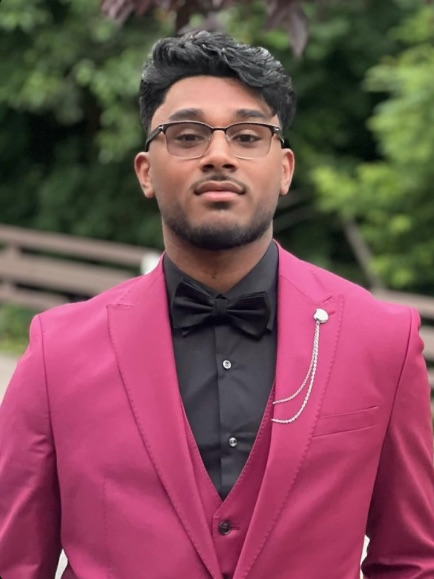
#> input picture source-photo.jpg, 434 x 579 px
$ python make_ascii_svg.py ../source-photo.jpg
#> lines starting #> are read from the running program, lines starting #| are printed output that depends on the picture
#!/usr/bin/env python3
"""Render the prepped portrait as an animated ASCII-art SVG.

The image is downsampled to a character grid. Brightness drives character
density (dark pixels -> dense glyphs, white background -> blank space), so the
portrait emerges as monochrome "ink" that reads on both light and dark GitHub
themes. Each row is revealed by a staggered left-to-right wipe (SMIL), and the
animation freezes on its final frame.

Usage:
  python scripts/make_ascii_svg.py [source-prepped.png]

Output:
  seeron-ascii.svg
"""
from __future__ import annotations

import html
import sys
from pathlib import Path

import numpy as np
from PIL import Image

SRC_DEFAULT = "source-prepped.png"
OUT = "seeron-ascii.svg"

# Density ramp: index 0 = lightest (blank), last = darkest (most ink).
RAMP = " .`:-=+*cs#%@"

# Character grid width (columns). Rows are derived to preserve aspect.
COLS = 92
# Monospace cell geometry (em fractions). Courier-like advance width ~0.6em,
# line height 1.15em -> each cell is roughly twice as tall as wide.
CHAR_W = 0.60
LINE_H = 1.15
FONT_PX = 13.0

# Background is white after prep; treat near-white as blank space.
WHITE_CUTOFF = 244
# Contrast-stretch percentiles computed over the subject (non-white) pixels.
LO_PCT, HI_PCT = 4, 96

# Ink colour: pure WHITE on dark themes, pure BLACK on light themes.
# The always-visible "base" layer is drawn at reduced opacity (static-safe on
# any renderer); the full-opacity "lit" layer wipes in per row on top.
INK_DARK = "#ffffff"      # white on a dark background
INK_LIGHT = "#000000"     # black on a light background
BASE_OPACITY = 0.55       # resting visibility of the base layer
BG = "none"               # transparent background
WIPE_DUR = 0.5            # seconds for one row to wipe in
ROW_STAGGER = 0.026       # seconds between consecutive rows starting


def load_grid(src: Path):
    img = Image.open(src).convert("L")
    aspect = img.height / img.width
    rows = max(1, int(round(COLS * aspect * (CHAR_W / LINE_H))))
    small = img.resize((COLS, rows), Image.LANCZOS)
    return np.asarray(small, dtype=np.float32), rows


def to_chars(gray: np.ndarray) -> list[str]:
    bg_mask = gray >= WHITE_CUTOFF
    subject = gray[~bg_mask]
    if subject.size:
        lo = float(np.percentile(subject, LO_PCT))
        hi = float(np.percentile(subject, HI_PCT))
    else:
        lo, hi = 0.0, 255.0
    if hi <= lo:
        hi = lo + 1.0
    # Normalize brightness to 0..1, then invert so dark -> more ink.
    norm = np.clip((gray - lo) / (hi - lo), 0.0, 1.0)
    ink = 1.0 - norm
    idx = np.rint(ink * (len(RAMP) - 1)).astype(int)

    lines = []
    for r in range(gray.shape[0]):
        chars = []
        for c in range(gray.shape[1]):
            if bg_mask[r, c]:
                chars.append(" ")
            else:
                chars.append(RAMP[idx[r, c]])
        # Trim trailing spaces (keeps the SVG smaller; leading kept for align).
        lines.append("".join(chars).rstrip())
    return lines


def build_svg(lines: list[str], rows: int) -> str:
    char_w = FONT_PX * CHAR_W
    line_h = FONT_PX * LINE_H
    width = round(COLS * char_w, 1)
    height = round(rows * line_h + FONT_PX * 0.4, 1)

    # Per-row wipe delays applied only to the "lit" layer.
    delays = "\n".join(
        f"  #l{i}{{animation-delay:{round(i * ROW_STAGGER, 3)}s}}"
        for i, line in enumerate(lines) if line
    )

    style = f"""<style>
  text{{font-family:'Courier New',Courier,monospace;font-size:{FONT_PX}px;white-space:pre}}
  .base{{fill:{INK_DARK};opacity:{BASE_OPACITY}}}
  .lit{{fill:{INK_DARK};animation:wipe {WIPE_DUR}s cubic-bezier(.4,0,.2,1) both}}
  @keyframes wipe{{from{{clip-path:inset(0 100% 0 0)}}to{{clip-path:inset(0 0 0 0)}}}}
  @media (prefers-color-scheme: light){{
    .base{{fill:{INK_LIGHT}}}
    .lit{{fill:{INK_LIGHT}}}
  }}
  @media (prefers-reduced-motion: reduce){{.lit{{animation:none;clip-path:none}}}}
{delays}
</style>"""

    def layer(group_cls: str, text_cls: str, id_prefix: str | None) -> list[str]:
        # group_cls carries inherited fill; per-row animation must live on the
        # individual <text> elements (with ids) so the stagger delays apply.
        out = [f'<g class="{group_cls}" xml:space="preserve">']
        for i, line in enumerate(lines):
            if not line:
                continue
            y = round((i + 0.82) * line_h, 2)
            text = html.escape(line, quote=True)
            attrs = ""
            if id_prefix:
                attrs += f'id="{id_prefix}{i}" '
            if text_cls:
                attrs += f'class="{text_cls}" '
            out.append(
                f'<text {attrs}x="0" y="{y}" '
                f'textLength="{round(len(line) * char_w, 2)}" '
                f'lengthAdjust="spacingAndGlyphs">{text}</text>'
            )
        out.append("</g>")
        return out

    parts = [
        f'<svg xmlns="http://www.w3.org/2000/svg" '
        f'viewBox="0 0 {width} {height}" width="{width}" height="{height}" '
        f'role="img" aria-label="ASCII portrait of Seeron Sivashankar">',
        style,
        f'<rect width="100%" height="100%" fill="{BG}"/>',
    ]
    parts += layer("base", "", None)     # always-visible dim portrait (group fill)
    parts += layer("", "lit", "l")       # bright portrait, wipes in per row
    parts.append("</svg>")
    return "\n".join(parts)


def main() -> None:
    src = Path(sys.argv[1]) if len(sys.argv) > 1 else Path(SRC_DEFAULT)
    if not src.exists():
        sys.exit(f"[ascii] prepped image not found: {src} (run prep_photo.py first)")
    gray, rows = load_grid(src)
#> in load_grid, `img = Image.open(src).convert("L")`:
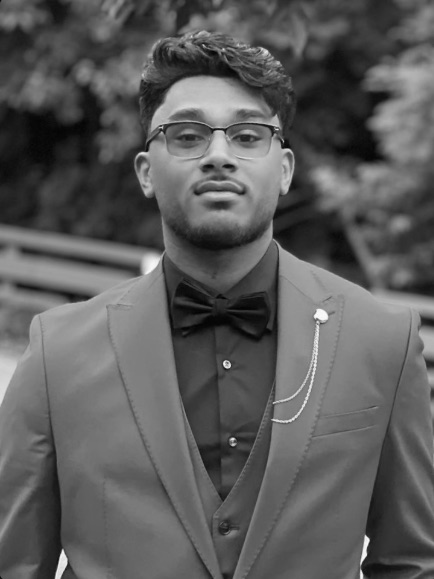
#> img: PIL image 434x579 L; min 2, max 252, mean 91.9
#> in load_grid, `small = img.resize((COLS, rows), Image.LANCZOS)`:
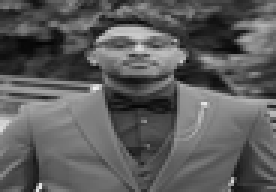
#> small: PIL image 92x64 L (shown 3 times larger); min 5, max 240, mean 91.9
#> rows = 64
    lines = to_chars(gray)
#> in to_chars, `bg_mask = gray >= WHITE_CUTOFF`: bg_mask: shape (64, 92) bool; every value is 0
#> in to_chars, `subject = gray[~bg_mask]`: subject = 5888 values, max 240 at index 2699, min 5 at index 1300, mean 91.86
#> in to_chars, `lo = float(np.percentile(subject, LO_PCT))`: lo = 25
#> in to_chars, `hi = float(np.percentile(subject, HI_PCT))`: hi = 163
#> in to_chars, `norm = np.clip((gray - lo) / (hi - lo), 0.0, 1.0)`:
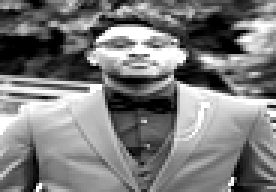
#> norm: shape (64, 92) float32 (shown 3 times larger); min 0, max 1, mean 0.482
#> in to_chars, `ink = 1.0 - norm`:
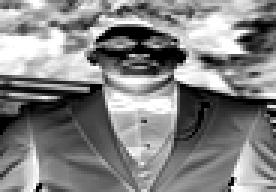
#> ink: shape (64, 92) float32 (shown 3 times larger); min 0, max 1, mean 0.518
#> after the loop in to_chars, `for r in range(gray.shape[0]):`: lines = 64 items
#> lines = 64 items
    svg = build_svg(lines, rows)
#> in build_svg, `height = round(rows * line_h + FONT_PX * 0.4, 1)`: height = 962
#> in build_svg, `parts += layer("base", "", None)`: parts = 69 items
#> in build_svg, `parts += layer("", "lit", "l")`: parts = 135 items
    Path(OUT).write_text(svg, encoding="utf-8")
    print(f"[ascii] wrote {OUT}  grid={COLS}x{rows}  rows_drawn={sum(1 for l in lines if l)}")
#| [ascii] wrote seeron-ascii.svg  grid=92x64  rows_drawn=64


if __name__ == "__main__":
    main()
